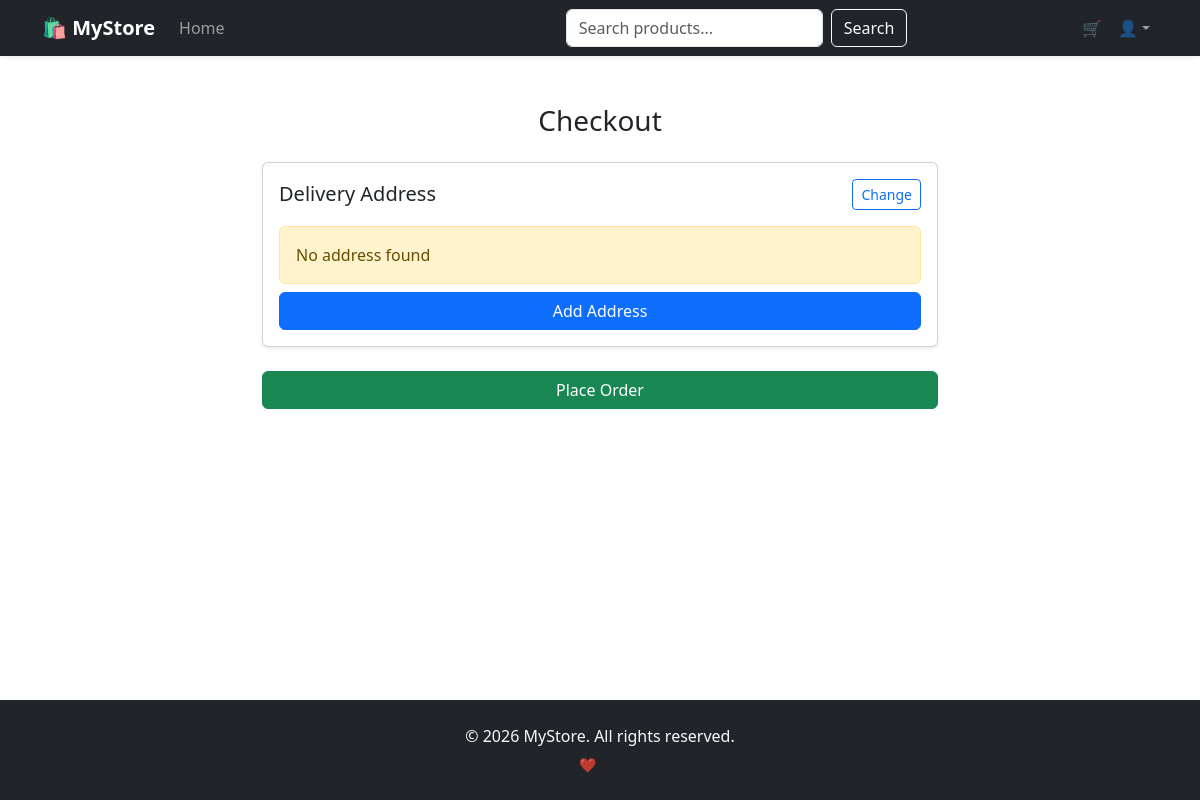
Before: /orders/checkout/ (signed in) with the older database file.
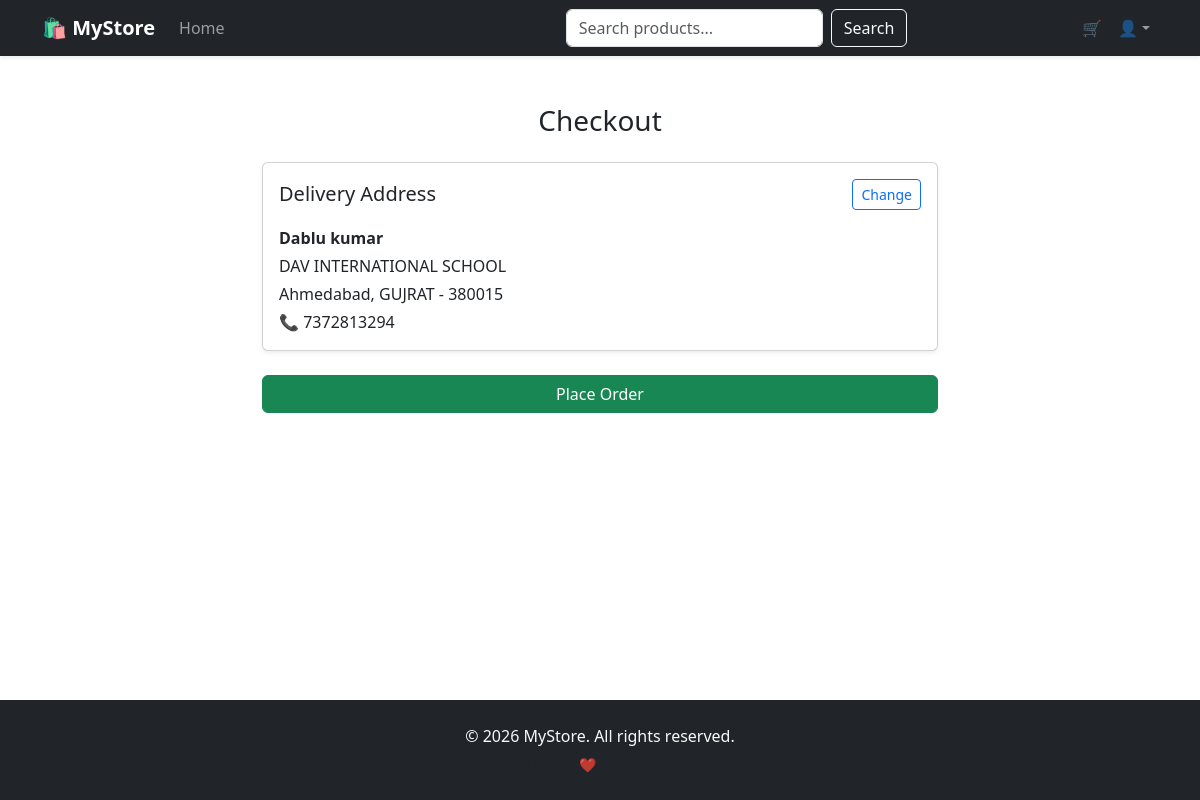
After: the same page with the newer database file.
### accounts/models.py (models this page shows, shortened)
class Address(models.Model):
    id = models.UUIDField(primary_key=True, default=uuid.uuid4, editable=False)
    user = models.ForeignKey(User, on_delete=models.CASCADE)
    full_name = models.CharField(max_length=200)
    mobile = models.CharField(max_length=15)
    address = models.TextField()
    district = models.CharField(max_length=100)
    state = models.CharField(max_length=100)
    pincode = models.CharField(max_length=10)
    is_default = models.BooleanField(default=False)

### orders/views.py (the view, shortened to what this page needs)
# urls.py: path('checkout/', CheckoutView.as_view(), name='checkout'),
class CheckoutView(LoginRequiredMixin, View):
    login_url = 'login'
    def get(self, request):
        address = Address.objects.filter(user=request.user, is_default=True).first()
        cart = Cart.objects.filter(user=request.user).prefetch_related('items__product').first()
        items = list(cart.items.all()) if cart else []
        total = sum(item.get_total_price() for item in items)
        return render(
            request,
            'orders/checkout.html',
            {
                'address': address,
                'cart_items': items,
                'total': total,
            },
        )

### products/context_processors.py (called while the page is built)
def cart_count(request):
    total_items = 0
    if request.user.is_authenticated and hasattr(request.user, 'cart'):
        total_items = sum(item.quantity for item in request.user.cart.items.all())
    return {'cart_count': total_items}

### templates/orders/checkout.html (shortened to what this page needs)
{% extends "base/base.html" %}
{% block content %}
<div class="container mt-5" style="max-width: 700px;">
    <h3 class="mb-4 text-center">Checkout</h3>
    <div class="card shadow-sm p-3 mb-4">
        <div class="d-flex justify-content-between align-items-center mb-3">
            <h5 class="mb-0">Delivery Address</h5>
            <a href="{% url 'address' %}" class="btn btn-sm btn-outline-primary">
                Change
            </a>
        </div>
        {% if address %}
            <p class="mb-1"><strong>{{ address.full_name }}</strong></p>
            <p class="mb-1">{{ address.address }}</p>
            <p class="mb-1">
                {{ address.district }}, {{ address.state }} - {{ address.pincode }}
            </p>
            <p class="mb-0">📞 {{ address.mobile }}</p>
        {% else %}
            <div class="alert alert-warning mb-2">
                No address found
            </div>
            <a href="{% url 'address' %}" class="btn btn-primary w-100">
                Add Address
            </a>
        {% endif %}
    </div>
    <form method="POST">
        <button class="btn btn-success w-100">
            Place Order
        </button>
    </form>
</div>
{% endblock %}

Changed rows visible on the page:
added Address: full_name "Dablu kumar", address "DAV INTERNATIONAL SCHOOL", district "Ahmedabad", state "GUJRAT", pincode "380015", mobile "7372813294"
Other visible differences:
text no longer shown: "No address found Add Address"
